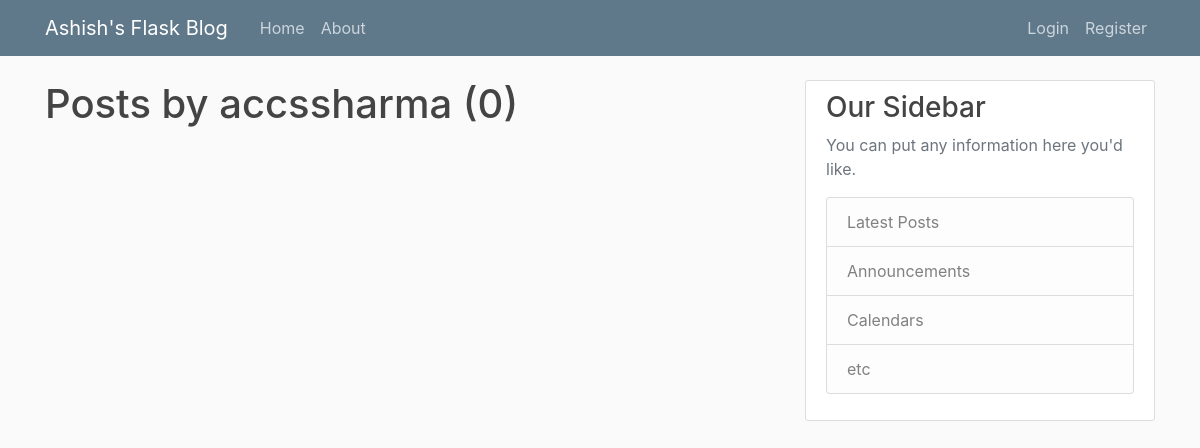
/user/accssharma, run on an earlier commit of the app's database.
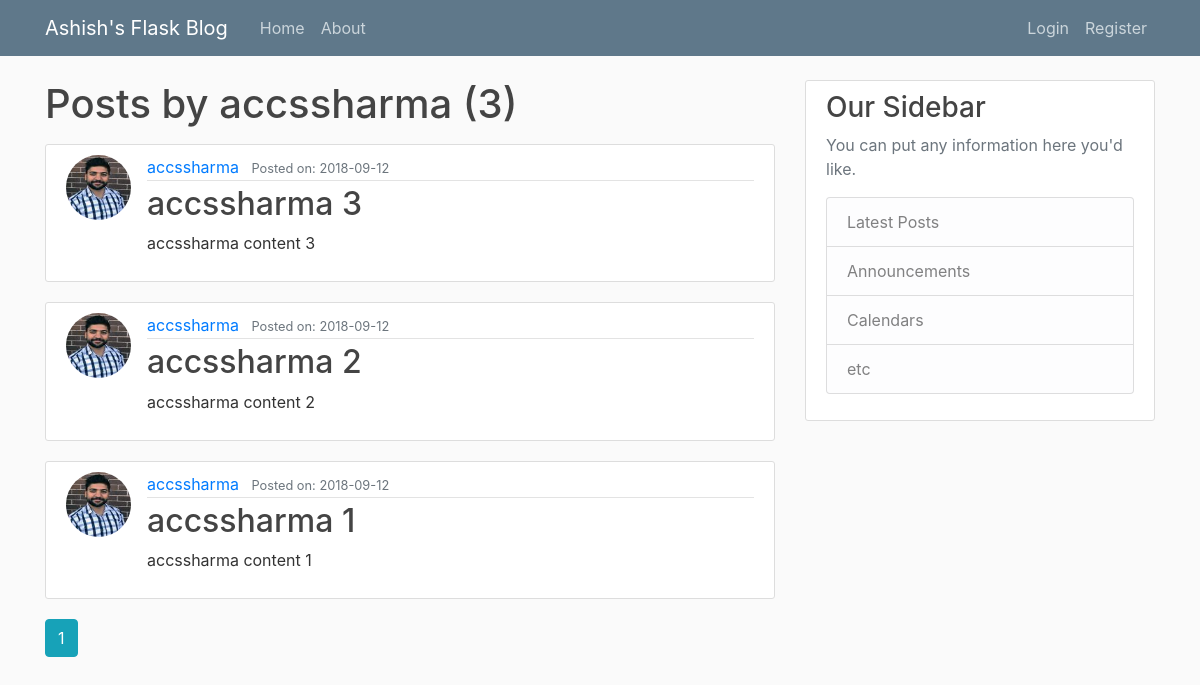
And on a later commit of the database.
### ashishflaskblog/models.py (models this page shows, shortened)
class User(db.Model, UserMixin):
    id = db.Column(db.Integer, primary_key=True)
    username = db.Column(db.String(20), unique=True, nullable=False)
    email = db.Column(db.String(120), unique=True, nullable=False)
    image_file = db.Column(db.String(20), nullable=False,
                           default='default.jpg')
    password = db.Column(db.String(60), nullable=False)
    posts = db.relationship('Post', backref='author', lazy=True)

class Post(db.Model):
    id = db.Column(db.Integer, primary_key=True)
    title = db.Column(db.String(100), nullable=False)
    date_posted = db.Column(db.DateTime, nullable=False,
                            default=datetime.utcnow)
    content = db.Column(db.Text, nullable=False)
    user_id = db.Column(db.Integer, db.ForeignKey('user.id'), nullable=False)

### ashishflaskblog/users/routes.py (the view)
@users.route("/user/<string:username>")
def user_posts(username):
    page = request.args.get('page', 1, type=int)
    user = User.query.filter_by(username=username).first_or_404()
    posts = Post.query\
        .filter_by(author=user)\
        .order_by(Post.date_posted.desc())\
        .paginate(page=page, per_page=4)
    return render_template('user_posts.html', posts=posts, user=user)

### ashishflaskblog/templates/user_posts.html
{% extends "layout.html" %}
{% block content %}
    <h1 class="mb-3">Posts by {{ user.username }} ({{ posts.total }})</h1>
    {% for post in posts.items %}
        <article class="media content-section">
            <img class="rounded-circle article-img" src="{{ url_for('static', filename='profile_pics/' + post.author.image_file) }}">
          <div class="media-body">
            <div class="article-metadata">
              <a class="mr-2" href="{{ url_for('users.user_posts', username=post.author.username) }}">{{ post.author.username }}</a>
              <small class="text-muted">Posted on: {{ post.date_posted.strftime('%Y-%m-%d') }}</small>
            </div>
            <h2><a class="article-title" href="{{ url_for('posts.post', post_id=post.id) }}">{{ post.title }}</a></h2>
            <p class="article-content">{{ post.content }}</p>
          </div>
        </article>
    {% endfor %}
    {% for page_num in posts.iter_pages(left_edge=1, right_edge=1, left_current=1, right_current=2) %}
        {% if page_num %}
            {% if posts.page == page_num %}
                <a class="btn btn-info mb-4" href="{{ url_for('users.user_posts', username=user.username, page=page_num) }}">{{ page_num }}</a>
            {% else %}
                <a class="btn btn-outline-info mb-4" href="{{ url_for('users.user_posts', username=user.username, page=page_num) }}">{{ page_num }}</a>
            {% endif %}
        {% else %}
            ...
        {% endif %}
    {% endfor %}
{% endblock content %}

### ashishflaskblog/templates/layout.html (shortened to what this page needs)
<!DOCTYPE html>
<html>
<head>
    <link rel="stylesheet" href="https://maxcdn.bootstrapcdn.com/bootstrap/4.0.0/css/bootstrap.min.css">
    <link rel="stylesheet" type="text/css" href="{{ url_for('static', filename='main.css') }}">
</head>
<body>
    <header class="site-header">
      <nav class="navbar navbar-expand-md navbar-dark bg-steel fixed-top">
        <div class="container">
          <a class="navbar-brand mr-4" href="/">Ashish's Flask Blog</a>
          <div class="collapse navbar-collapse" id="navbarToggle">
            <div class="navbar-nav mr-auto">
              <a class="nav-item nav-link" href="{{ url_for('main.home') }}">Home</a>
              <a class="nav-item nav-link" href="{{ url_for('main.about') }}">About</a>
            </div>
            <div class="navbar-nav">
                {% if current_user.is_authenticated %}
                    <a class="nav-item nav-link" href="{{ url_for('posts.new_post') }}">New Post</a>
                    <a class="nav-item nav-link" href="{{ url_for('users.account') }}">Account</a>
                    <a class="nav-item nav-link" href="{{ url_for('users.logout') }}">Logout</a>
                {% else %}
              <a class="nav-item nav-link" href="{{ url_for('users.login') }}">Login</a>
              <a class="nav-item nav-link" href="{{ url_for('users.register') }}">Register</a>
              {%  endif %}
            </div>
          </div>
        </div>
      </nav>
    </header>
    <main role="main" class="container">
      <div class="row">
        <div class="col-md-8">
          {% block content %}{% endblock %}
        </div>
        <div class="col-md-4">
          <div class="content-section">
            <h3>Our Sidebar</h3>
            <p class='text-muted'>You can put any information here you'd like.
              <ul class="list-group">
                <li class="list-group-item list-group-item-light">Latest Posts</li>
                <li class="list-group-item list-group-item-light">Announcements</li>
                <li class="list-group-item list-group-item-light">Calendars</li>
                <li class="list-group-item list-group-item-light">etc</li>
              </ul>
            </p>
          </div>
        </div>
      </div>
    </main>
</body>
</html>

### ashishflaskblog/static/main.css (style rules this page uses)
body { background: #fafafa; color: #333333; margin-top: 5rem; }
h1, h2, h3, h4, h5, h6 { color: #444444; }
.bg-steel { background-color: #5f788a; }
.site-header .navbar-nav .nav-link { color: #cbd5db; }
.content-section { background: #ffffff; padding: 10px 20px; border: 1px solid #dddddd; border-radius: 3px; margin-bottom: 20px; }
.article-title { color: #444444; }
.article-content { white-space: pre-line; }
.article-img { height: 65px; width: 65px; margin-right: 16px; }
.article-metadata { padding-bottom: 1px; margin-bottom: 4px; border-bottom: 1px solid #e3e3e3 }

What changed in the data, as far as the page shows it:
added Post: image_file (picture), author.username "accssharma", date_posted "2018-09-12", title "accssharma 3", content "accssharma content 3"
added Post: image_file (picture), author.username "accssharma", date_posted "2018-09-12", title "accssharma 2", content "accssharma content 2"
added Post: image_file (picture), author.username "accssharma", date_posted "2018-09-12", title "accssharma 1", content "accssharma content 1"
Also different on the page:
{{ posts.total }}: "0" → "3"
new list line: "1"
